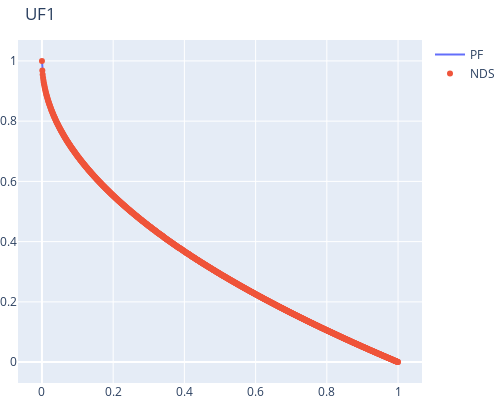
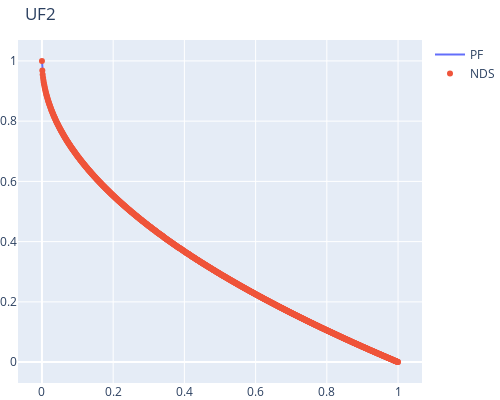
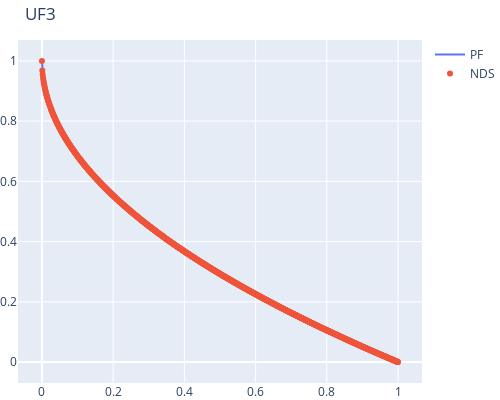
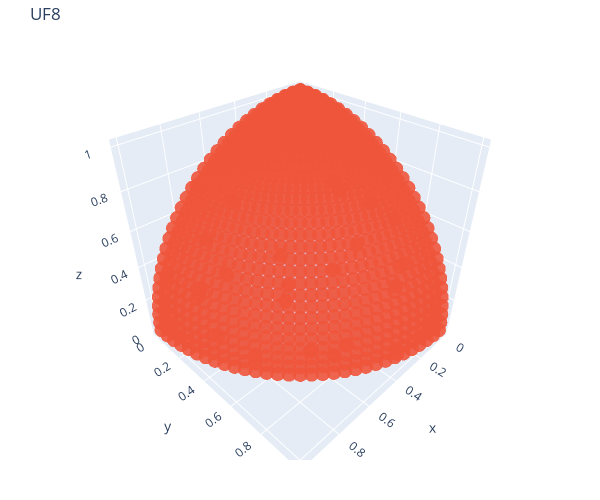

The notebook cell these images were saved under, in order:
### Markdown cell above
# Test the pareto sets

The results of PF and PS are visually compared to the reference PS from jmetalpy.

### Code cell
from moo.uf import UF1, UF2, UF3, UF8, UF9, UF10
from helper import plot_front

n_paretos = 1000

problem = UF1()
nds = problem.evaluate(problem._calc_pareto_set(n_paretos))
plot_front(problem, nds, title="UF1").show()

problem = UF2()
nds = problem.evaluate(problem._calc_pareto_set(n_paretos))
plot_front(problem, nds, title="UF2").show()

problem = UF3()
nds = problem.evaluate(problem._calc_pareto_set(n_paretos))
plot_front(problem, nds, title="UF3").show()

problem = UF8()
nds = problem.evaluate(problem._calc_pareto_set(n_paretos))
plot_front(problem, nds, title="UF8").show()

problem = UF9()
nds = problem.evaluate(problem._calc_pareto_set(n_paretos))
plot_front(problem, nds, title="UF9").show()

problem = UF10()
nds = problem.evaluate(problem._calc_pareto_set(n_paretos))
plot_front(problem, nds, title="UF10").show()

### Figure 1 — Plotly figure (JSON) as saved in the notebook; plotly's stock layout.template omitted (floating-point values rounded to 4 significant figures; data arrays with more than 128 entries replaced by an {"elided": "..."} marker saying what was removed)
{"data": [{"mode": "lines", "name": "PF", "type": "scatter", "x": {"elided": "500 float values"}, "y": {"elided": "500 float values"}}, {"mode": "markers", "name": "NDS", "type": "scatter", "x": {"elided": "1000 float values"}, "y": {"elided": "1000 float values"}}], "layout": {"autosize": false, "font": {"size": 12}, "height": 400, "margin": {"b": 0, "l": 0, "pad": 0, "r": 0, "t": 40}, "title": {"text": "UF1"}, "width": 500}}

### Figure 2 — Plotly figure (JSON) as saved in the notebook; plotly's stock layout.template omitted (floating-point values rounded to 4 significant figures; data arrays with more than 128 entries replaced by an {"elided": "..."} marker saying what was removed)
{"data": [{"mode": "lines", "name": "PF", "type": "scatter", "x": {"elided": "500 float values"}, "y": {"elided": "500 float values"}}, {"mode": "markers", "name": "NDS", "type": "scatter", "x": {"elided": "1000 float values"}, "y": {"elided": "1000 float values"}}], "layout": {"autosize": false, "font": {"size": 12}, "height": 400, "margin": {"b": 0, "l": 0, "pad": 0, "r": 0, "t": 40}, "title": {"text": "UF2"}, "width": 500}}

### Figure 3 — Plotly figure (JSON) as saved in the notebook; plotly's stock layout.template omitted (floating-point values rounded to 4 significant figures; data arrays with more than 128 entries replaced by an {"elided": "..."} marker saying what was removed)
{"data": [{"mode": "lines", "name": "PF", "type": "scatter", "x": {"elided": "500 float values"}, "y": {"elided": "500 float values"}}, {"mode": "markers", "name": "NDS", "type": "scatter", "x": {"elided": "1000 float values"}, "y": {"elided": "1000 float values"}}], "layout": {"autosize": false, "font": {"size": 12}, "height": 400, "margin": {"b": 0, "l": 0, "pad": 0, "r": 0, "t": 40}, "title": {"text": "UF3"}, "width": 500}}

### Figure 4 — Plotly figure (JSON) as saved in the notebook; plotly's stock layout.template omitted (floating-point values rounded to 4 significant figures; data arrays with more than 128 entries replaced by an {"elided": "..."} marker saying what was removed)
{"data": [{"color": "rgba(244,22,100,0.6)", "opacity": 0.5, "type": "mesh3d", "x": {"elided": "500 float values"}, "y": {"elided": "500 float values"}, "z": {"elided": "500 float values"}}, {"marker": {"opacity": 0.9, "size": 5}, "mode": "markers", "name": "NDS", "type": "scatter3d", "x": {"elided": "1000 float values"}, "y": {"elided": "1000 float values"}, "z": {"elided": "1000 float values"}}], "layout": {"autosize": true, "font": {"size": 12}, "height": 500, "margin": {"b": 40, "l": 0, "pad": 0, "r": 0, "t": 40}, "title": {"text": "UF8"}, "width": 600}}
